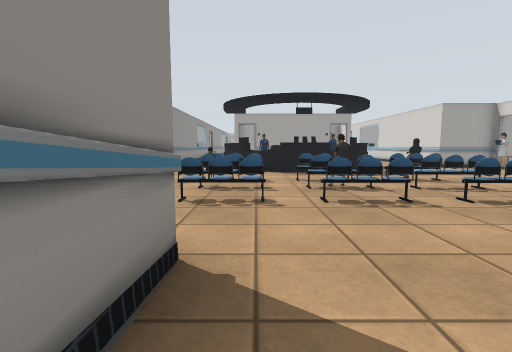
[1] (above)

24 first-person views from a walk through a Gazebo world. The camera is 0.9 m above the floor, tilts 6° down and sees 85° across. The floor is counted in squares, 1 m on a side. Each view is taken from the middle of a square. On the plan, view 1 faces up. The plan holds only what a view shows up to about 11 squares ahead; the rest is blank. The place goes on beyond the plan. Some surface patterns are stand-ins.

[2]
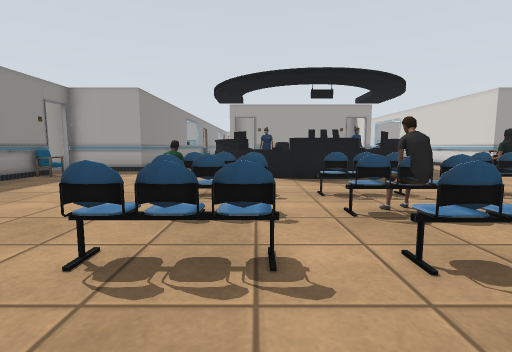

[3]
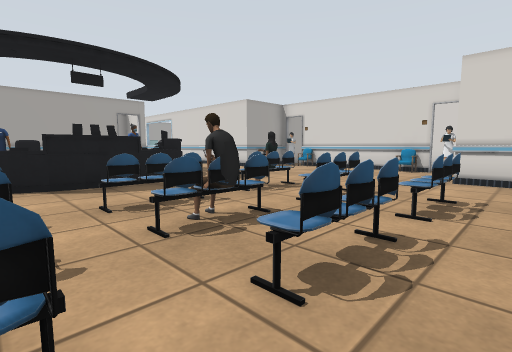

[4]
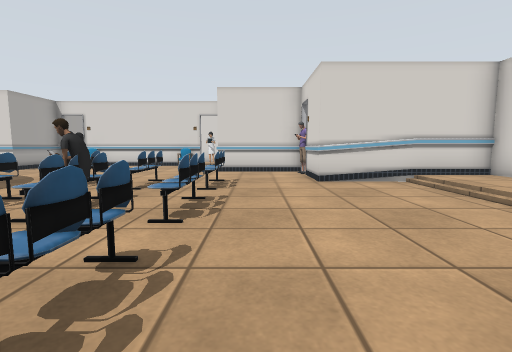

[5]
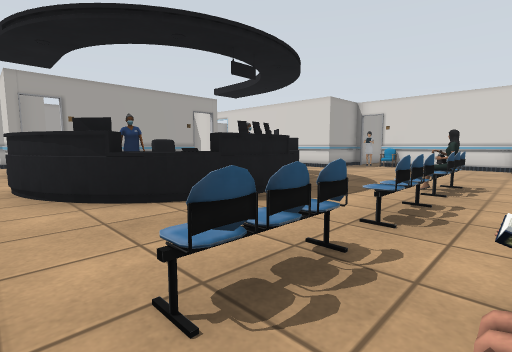

[6]
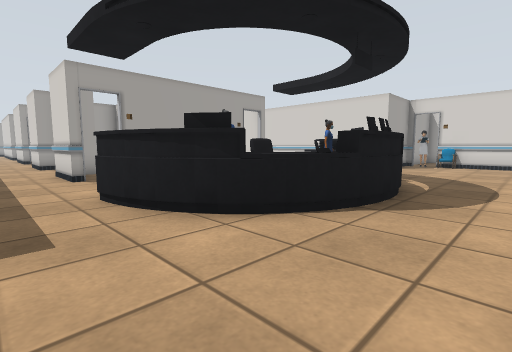

[7]
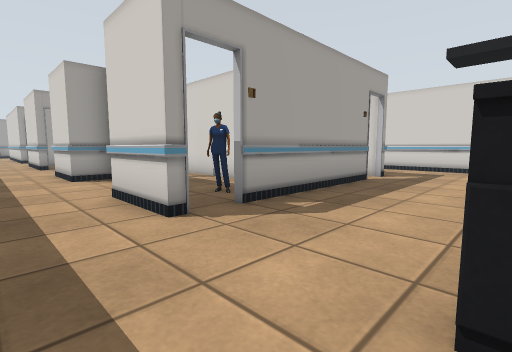

[8]
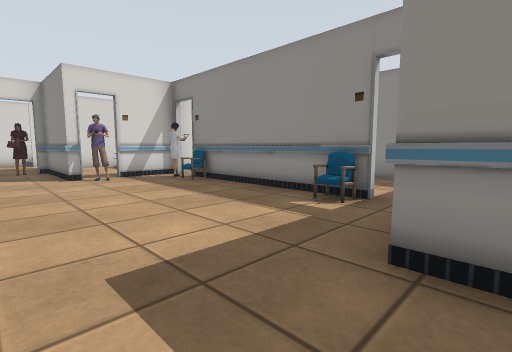

[9]
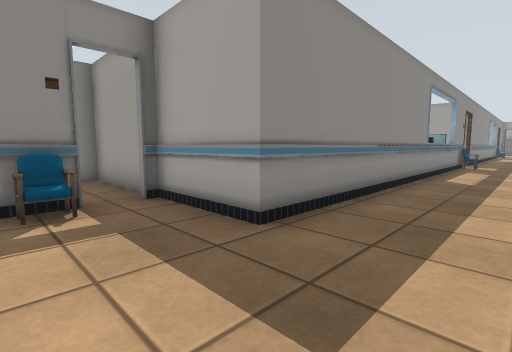

[10]
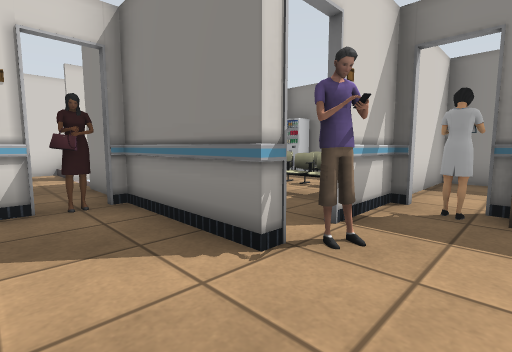

[11]
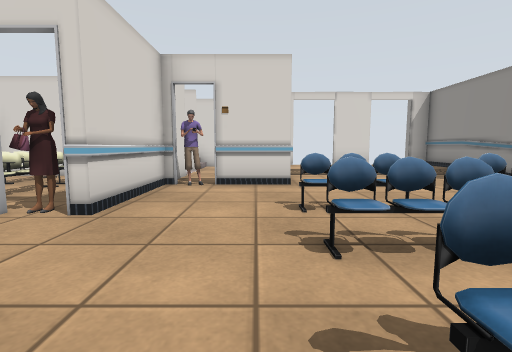

[12]
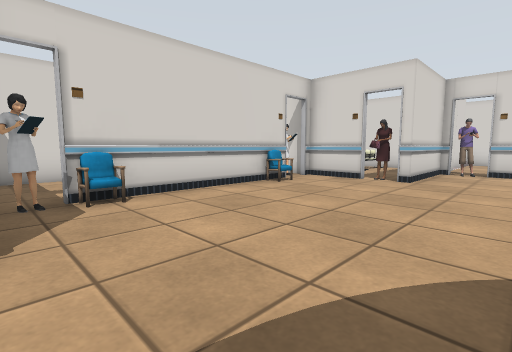

[13]
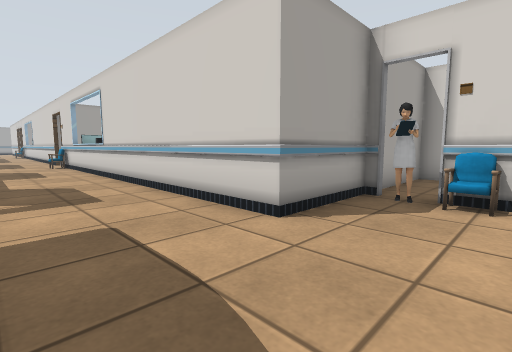

[14]
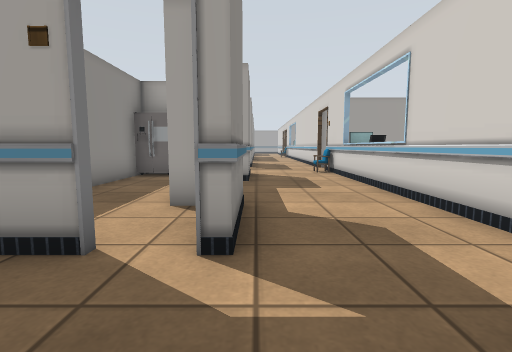

[15]
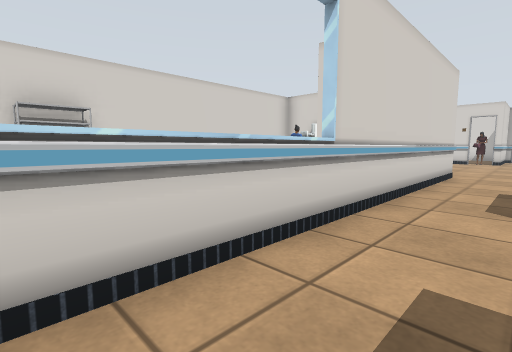

[16]
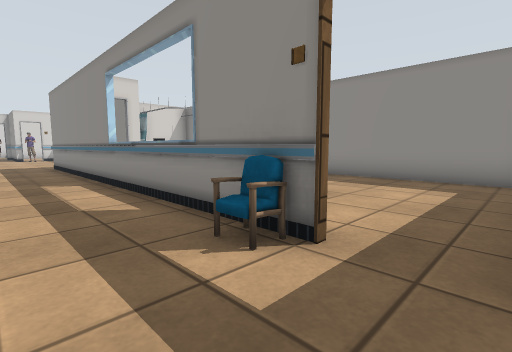

[17]
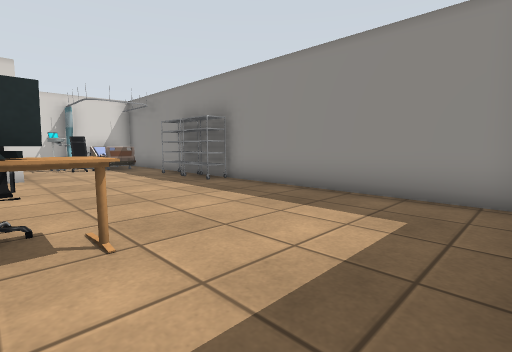

[18]
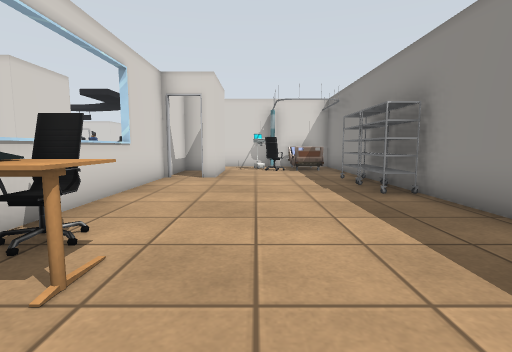

[19]
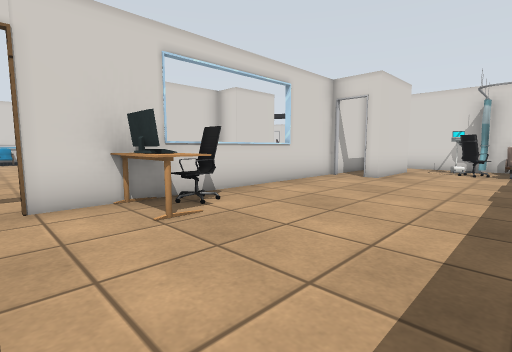

[20]
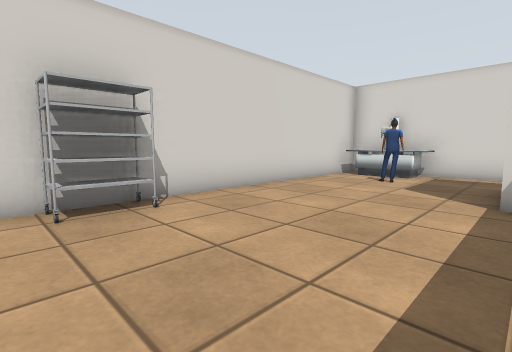

[21]
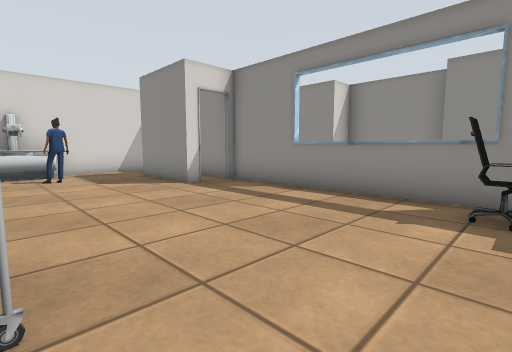

[22]
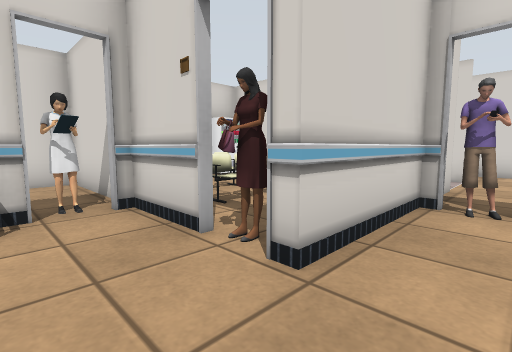

[23]
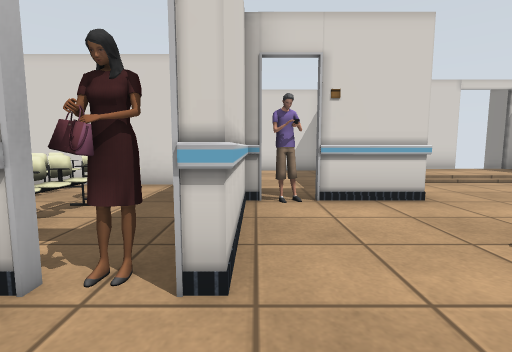

[24]
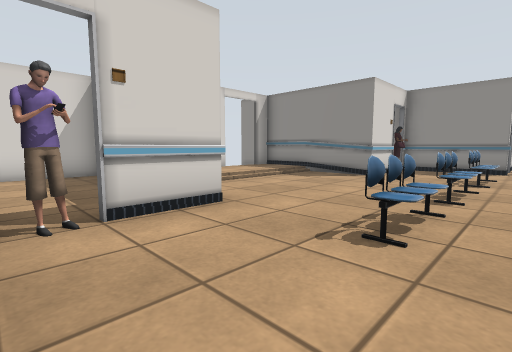

### Floor plan
Key: @ floor where view 1 was taken; # wall or solid block; x gap in a wall; . main floor; - floor 0.25 m lower than the main floor; / step, stairs or slope; = window, fence, low wall or low ledge; P person; C chair; F office chair; M vending machine; N monitor; R fridge; A rack; T table; U curtain; O other object.
Columns run from 10 left of view 1 to 15 right of it. Each row starts with its distance up from view 1.
 28         .#
 27 #.........
 26 #...........    ...
 25 #.....C...........C#N
 24 #...TN#..    R   ..#F....
 23 #....F=..   #.  #..#.....#
 22 #.....=..####..#...=....A#
 21 #.....=...###..#...=....A#
 20 A.....#...###..#...#.....#
 19 A.....#..### ..##..#.....#
 18 #.....#..###  ..#..##....#
 17 #...#.#..######....##....#
 16 #.F.#.#............##..O.#
 15 #OFF###............#.....#
 14 #OUO###..P.    P...#..OOO#
 13 #######..PPP PPP...##P####
 12 #..#C....PPP PP......C...#
 11 #  #......PPPP.......#   #
 10    #.................#
  9    #.................#
  8    #.....CCCCCCP.....#
  7    #C....PCCPCCC.....C.
  6 #..P..P..............PP..#
  5 #####x#..CCCCCCC..#P######
  4   OOC.#...........#.CCO
  3   OOC. ........... .CCO
  2 #.OO .#P##.....##P#..OC.
  1 MMO   #. #.....#..# .OC.M#
  0       #. #@////#..########
 -1       -. #.....#...
 -2       #. ##.##.#...#
 -3        . #     #...
 -4       ####     ####

Positions as (right, up) in squares from view 1, and headings:
1: (0, 0), facing up
2: (0, 3), facing up
3: (0, 4), facing up-right
4: (-2, 4), facing right
5: (-2, 7), facing up-right
6: (-3, 9), facing up-right
7: (-3, 14), facing up-right
8: (-2, 14), facing down-left
9: (-2, 11), facing up-left
10: (-2, 7), facing down-left
11: (6, 9), facing down
12: (6, 13), facing down-right
13: (6, 11), facing up-right
14: (6, 15), facing up
15: (7, 23), facing down-right
16: (-2, 27), facing down-left
17: (-5, 27), facing down-left
18: (-7, 26), facing down
19: (-9, 26), facing down-right
20: (10, 23), facing down-right
21: (14, 24), facing down-left
22: (7, 7), facing down-right
23: (8, 7), facing down
24: (8, 6), facing down-left
